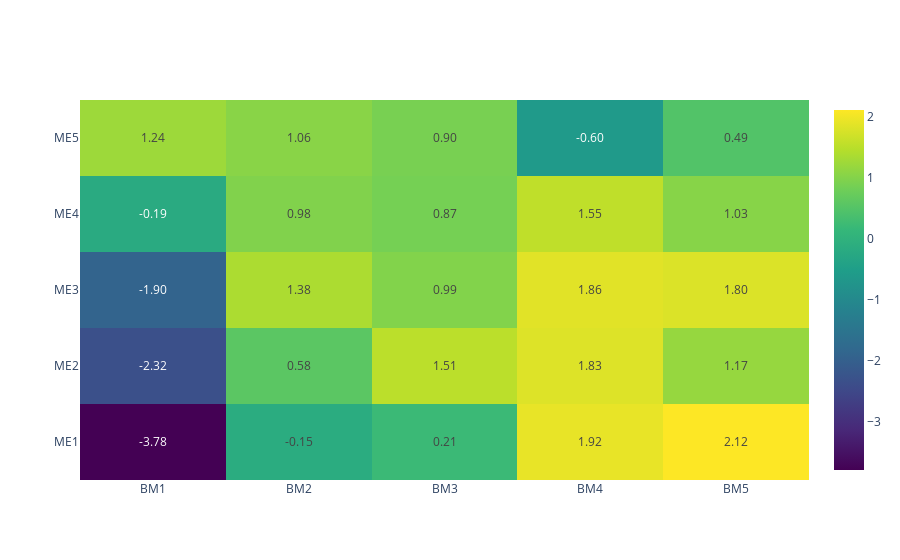

Write notebook code for a chart like this one.
### Markdown cell above
t-statististic Heat Map

### Code cell
trace = go.Heatmap(
    x=tstats.columns.to_list(),
    y=tstats.index.to_list(),
    z=tstats,
    colorscale='Viridis',
    texttemplate="%{z:.2f}"
)
tstat_tbl = go.Figure(trace)
tstat_tbl.show()

### Figure 1 — Plotly figure (JSON) as saved in the notebook; plotly's stock layout.template omitted (floating-point values rounded to 4 significant figures)
{"data": [{"colorscale": [[0, "#440154"], [0.1111, "#482878"], [0.2222, "#3e4989"], [0.3333, "#31688e"], [0.4444, "#26828e"], [0.5556, "#1f9e89"], [0.6667, "#35b779"], [0.7778, "#6ece58"], [0.8889, "#b5de2b"], [1, "#fde725"]], "texttemplate": "%{z:.2f}", "type": "heatmap", "x": ["BM1", "BM2", "BM3", "BM4", "BM5"], "y": ["ME1", "ME2", "ME3", "ME4", "ME5"], "z": [[-3.785, -0.1473, 0.2135, 1.922, 2.116], [-2.319, 0.5849, 1.515, 1.825, 1.171], [-1.904, 1.376, 0.9896, 1.857, 1.803], [-0.1856, 0.9777, 0.8682, 1.55, 1.031], [1.239, 1.056, 0.8972, -0.5988, 0.4856]]}], "layout": {}}
